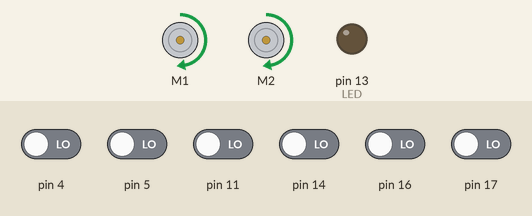
A sketch run on a simulated Arduino Uno, built with avr-gcc and run on an emulated ATmega328P. Shown: 2 × DC motor (green arrow = forward, orange = backward, longer = faster), output pins drawn as LEDs (lit = HIGH). The inputs (shaded band) are chosen by the test bench; at power-on: pin 4, pin 5, pin 11, pin 14, pin 16, pin 17 LOW.

Above: at 1.2 s.
1.3 s: pin 4 driven HIGH
At 1.65 s:
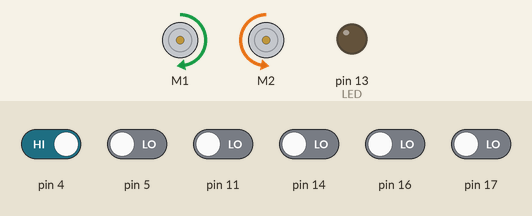
4.3 s: pin 4 driven LOW
At 4.7 s:
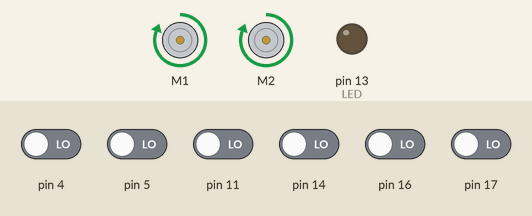
6.4 s: pin 5 driven HIGH
At 6.75 s:
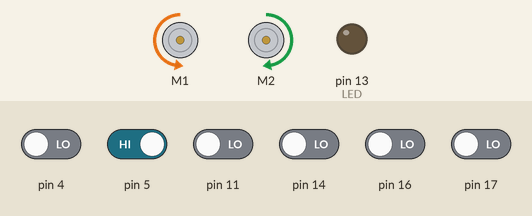
9.4 s: pin 5 driven LOW
At 10.5 s:
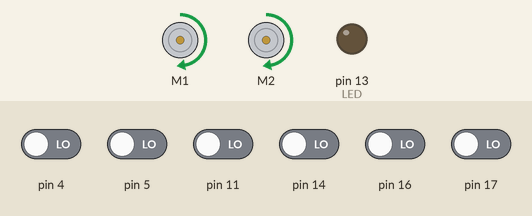
11.5 s: pin 11 driven HIGH
At 11.6 s:
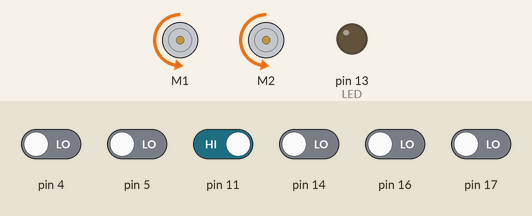
Timing chart, 0 to 15.5 s (numbered marks = the images above; inputs shaded):
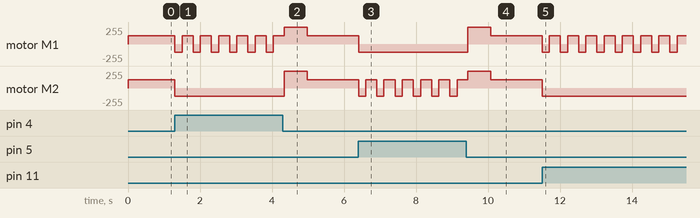

Measured:
- after the input at 1.3 s, motor M1: alternates forward 127/255 for 0.31 s and backward 127/255 for 0.20 s, starting at once; motor M2: forward 127/255 → backward 127/255 at once
- after the input at 4.3 s, motor M2: backward 127/255 → forward 255/255 at once, → forward 127/255 0.64 s later
- after the input at 6.4 s, motor M1: forward 127/255 → backward 127/255 at once; motor M2: alternates forward 127/255 for 0.31 s and backward 127/255 for 0.20 s, starting at once
- after the input at 9.4 s, motor M1: backward 127/255 → forward 255/255 at once, → forward 127/255 0.64 s later
- after the input at 11.5 s, motor M1: alternates forward 127/255 for 0.31 s and backward 127/255 for 0.20 s, starting at once; motor M2: forward 127/255 → backward 127/255 at once

The sketch:

movement.ino
```cpp
#include <ZumoMotors.h>
#include <ZumoReflectanceSensorArray.h>
#include <QTRSensors.h>

#define LED 13

// this might need to be tuned for different lighting conditions, surfaces, etc.
#define QTR_THRESHOLD  1500 // microseconds
#define NUM_SENSORS 6

// these might need to be tuned for different motor types
#define REVERSE_SPEED     200 // 0 is stopped, 400 is full speed
#define TURN_SPEED        200
#define FORWARD_SPEED     200
#define FLEE_SPEED		  400
#define FLEE_DURATION	  500
#define REVERSE_DURATION  200 // ms
#define TURN_DURATION     300 // ms

ZumoMotors motors;
unsigned int sensor_values[NUM_SENSORS];
ZumoReflectanceSensorArray sensors(QTR_NO_EMITTER_PIN);

int motorSpeed = 400;
int lSpeed = 105;
int rSpeed = 100;

void setup() {
	pinMode(LED, HIGH);
}

void loop() {

	sensors.read(sensor_values);
	if (sensor_values[0] > QTR_THRESHOLD ||
		sensor_values[1] > QTR_THRESHOLD ||
		sensor_values[2] > QTR_THRESHOLD) {
		// if leftmost sensor detects line, reverse and turn to the right
		motors.setSpeeds(-REVERSE_SPEED, -REVERSE_SPEED);
		delay(REVERSE_DURATION);
		motors.setSpeeds(TURN_SPEED, -TURN_SPEED);
		delay(TURN_DURATION);
		flee();
		motors.setSpeeds(FORWARD_SPEED, FORWARD_SPEED);
	} else if (sensor_values[3] > QTR_THRESHOLD ||
			   sensor_values[4] > QTR_THRESHOLD ||
		   	   sensor_values[5] > QTR_THRESHOLD) {
		// if rightmost sensor detects line, reverse and turn to the left
		motors.setSpeeds(-REVERSE_SPEED, -REVERSE_SPEED);
		delay(REVERSE_DURATION);
		motors.setSpeeds(-TURN_SPEED, TURN_SPEED);
		delay(TURN_DURATION);
		flee();
		motors.setSpeeds(FORWARD_SPEED, FORWARD_SPEED);
	} else {
		// otherwise, go straight
		motors.setSpeeds(FORWARD_SPEED, FORWARD_SPEED);
	}

}

void setSpeed(int speed) {
	for (int i = 0; i < speed; i += 150) {
		motorSpeed = i;
		motors.setSpeeds(motorSpeed, motorSpeed);
		delay(30);
	}
	motors.setSpeeds(speed, speed);
}

void flee() {
	motors.setSpeeds(FLEE_SPEED, FLEE_SPEED);
	for (int i = 0; i < FLEE_DURATION; i += 10){
		sensors.read(sensor_values);
		if (sensor_values[0] > QTR_THRESHOLD ||
			sensor_values[1] > QTR_THRESHOLD ||
			sensor_values[2] > QTR_THRESHOLD ||
			sensor_values[3] > QTR_THRESHOLD ||
			sensor_values[4] > QTR_THRESHOLD ||
			sensor_values[5] > QTR_THRESHOLD) {
			return;
		}
		delay(10);
	}
}
```
